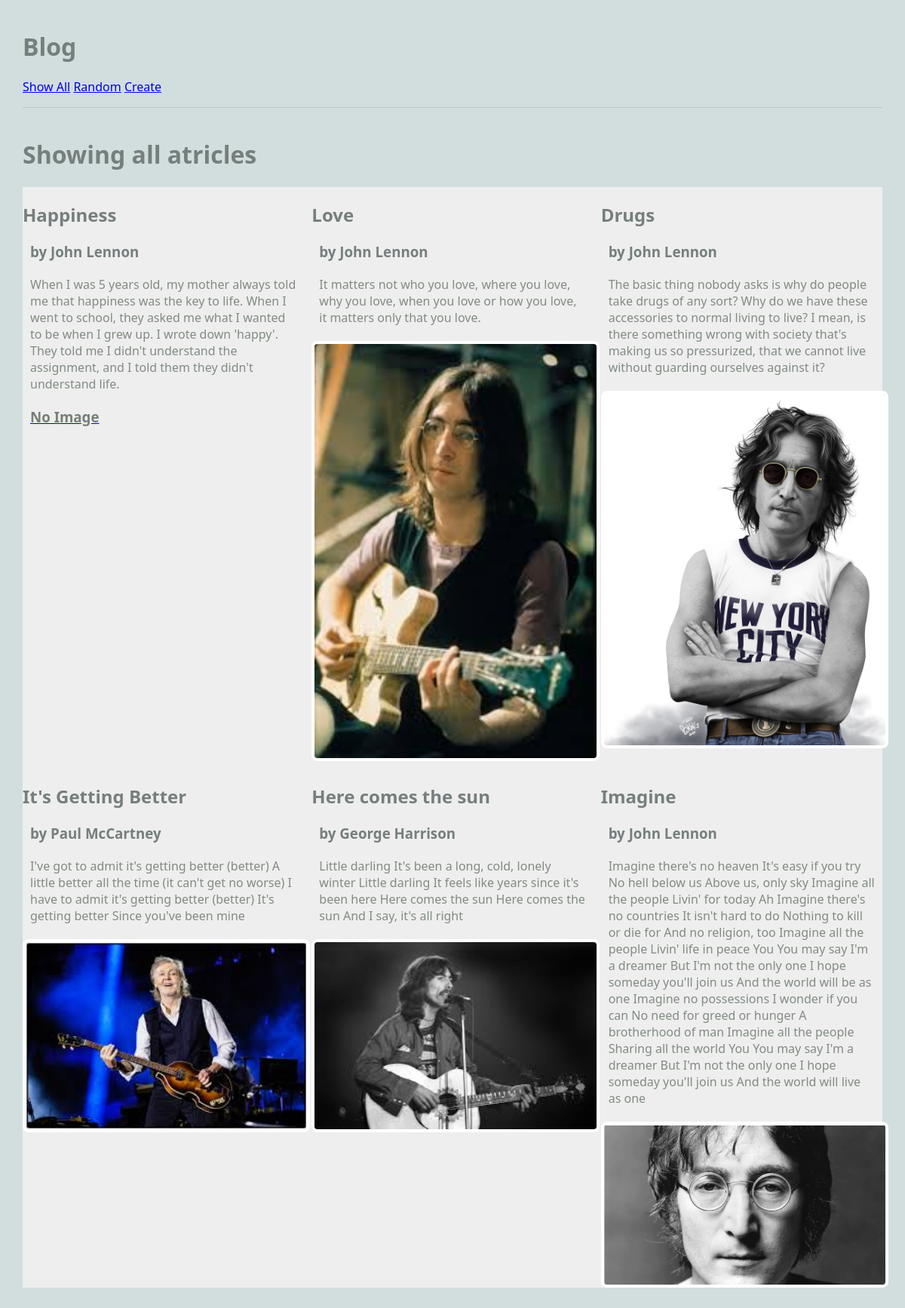
/blog/show_all, run on the app's committed database.
### blog/models.py (models this page shows, shortened)
class Article(models.Model):
    title = models.TextField(blank=True)
    author = models.TextField(blank=True)
    text = models.TextField(blank=True)
    published = models.DateTimeField(auto_now=True)
    image_file = models.ImageField(blank=True)

### blog/views.py (the view)
# urls.py: path('show_all', ShowAllView.as_view(), name = "show_all"),
class ShowAllView(ListView):
    model = Article
    template_name = 'blog/show_all.html'
    context_object_name = 'articles'

### blog/templates/blog/show_all.html
{% extends 'blog/base.html' %}
{% block content %}
    <h1>Showing all atricles</h1>
    <main class="grid-container">
        {% for article in articles %}
            <article>
                <div>
                    <h1>{{article.title}}</h1>
                    <h3>by {{article.author}}</h3>
                    <p>{{article.text}}</p>
                </div>
                <a href="{% url 'article' article.pk%}">
                    {% if article.image_file %}
                        <img src="{{article.image_file.url}}" alt="">
                    {% else %}
                        <h3>No Image</h3>
                    {% endif %}
                </a>
            </article>
        {% endfor %}
    </main>
{% endblock %}

### blog/templates/blog/base.html (shortened to what this page needs)
{% load static %}
<html>
    <head>
        <link rel="stylesheet" href="{% static 'blog.css' %}">
    </head>
    <body>
        <header>
            <h1>Blog</h1>
            <nav>
                <ul>
                    <li><a href="{% url 'show_all' %}">Show All</a></li>
                    <li><a href="{% url 'random' %}">Random</a></li>
                    <li><a href="{% url 'create_article' %}">Create</a></li>
                </ul>
            </nav>
        </header>
    {% block content %}
    {% endblock %}
    </body>
</html>

### static/blog.css (style rules this page uses)
body { margin: 30px; background: #d1dedd; font-family:'Segoe UI', Tahoma, Geneva, Verdana, sans-serif; }
ul, li { padding: 0px; list-style-type: none; }
h1, h2, h3 { color: #767f7e; }
p { color: #828b82; }
header { max-width: 1200px; margin: 40px auto; border-bottom: 1px solid #bbc7c7; }
.grid-container { background: #eee; max-width: 900px; display: grid; grid-template-columns: repeat(3, 1fr); grid-gap: 10px; max-width: 1200px; margin: 20px auto; }
article img, article.featured img { width: 100%; border: 4px solid #fff; border-radius: 8px; }
article p, article h3 { margin: 20px 10px; }
nav li { display: inline; }

### data on the page
Article: title "Happiness", author "John Lennon", text "When I was 5 years old, my mother always told me that happiness was the key to life. When I went to school, they asked me what I wanted to be when I grew up. I wrote down 'happy'. They told me I didn't understand the assignment, and I told them they didn't understand life.", image_file "No Image"
Article: title "Love", author "John Lennon", text "It matters not who you love, where you love, why you love, when you love or how you love, it matters only that you love.", image_file (picture)
Article: title "Drugs", author "John Lennon", text "The basic thing nobody asks is why do people take drugs of any sort? Why do we have these accessories to normal living to live? I mean, is there something wrong with society that's making us so pressurized, that we cannot live without guarding ourselves against it?", image_file (picture)
Article: title "It's Getting Better", author "Paul McCartney", text "I've got to admit it's getting better (better) A little better all the time (it can't get no worse) I have to admit it's getting better (better) It's getting better Since you've been mine", image_file (picture)
Article: title "Here comes the sun", author "George Harrison", text "Little darling It's been a long, cold, lonely winter Little darling It feels like years since it's been here Here comes the sun Here comes the sun And I say, it's all right", image_file (picture)
Article: title "Imagine", author "John Lennon", text "Imagine there's no heaven It's easy if you try No hell below us Above us, only sky Imagine all the people Livin' for today Ah Imagine there's no countries It isn't hard to do Nothing to kill or die for And no religion, too Imagine all the people Livin' life in peace You You may say I'm a dreamer But I'm not the only one I hope someday you'll join us And the world will be as one Imagine no possessions I wonder if you can No need for greed or hunger A brotherhood of man Imagine all the people Sharing all the world You You may say I'm a dreamer But I'm not the only one I hope someday you'll join us And the world will live as one", image_file (picture)
